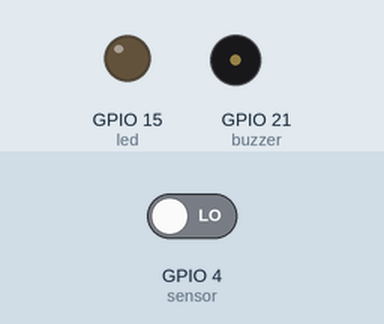
This sketch was run on a simulated ESP32. Shown: output pins drawn as LEDs (lit = HIGH), buzzer (waves = sounding, pin HIGH). The inputs (shaded band) are chosen by the test bench; at power-on: GPIO 4 (sensor) LOW. WiFi joins after 1.5 s; servers stay silent unless stated; network time is answered at once with the bench clock; the local clock reads 2024-03-15 10:24:30 at power-on unless the sketch sets it; what the sketch prints to the serial monitor is not drawn.

Above: at 3.9 s.
4.0 s: GPIO 4 (sensor) driven HIGH
At 4.85 s:
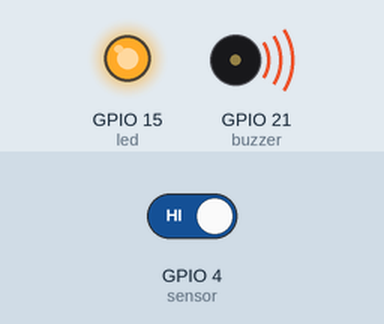
At 12.3 s:
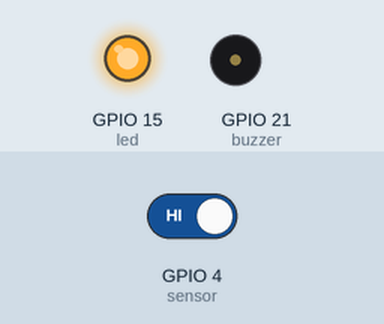
Timing chart, 0 to 13.5 s (numbered marks = the images above; inputs shaded):
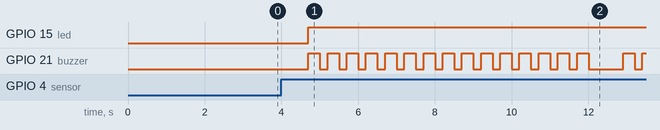

Measured:
- after the input at 4.0 s, GPIO 15 (led): LOW → HIGH after 0.70 s; GPIO 21 (buzzer): goes 14 × (HIGH 0.30 s, LOW 0.20 s), HIGH 0.30 s, LOW 0.90 s, HIGH 0.30 s, LOW 0.20 s, then HIGH, starting after 0.70 s

The sketch:

main.ino
```cpp
#include <WiFi.h>
#include <WiFiClientSecure.h>
#include <UniversalTelegramBot.h>
#include <ArduinoJson.h>
#include <WiFiUdp.h>
#include <NTPClient.h>
#include <TimeLib.h>
#define BOTtoken "1234:AbCdEF" // Enter the bottoken you got from botfather
// #define CHAT_ID "" // Enter your chatID you got from chatid bot
// CONFIG WIFI;
const char* ssid = "";// Enter your WIFI SSID
const char* password = ""; // Enter your WIFI Password

// TELEGRAM API;
WiFiClientSecure client;
UniversalTelegramBot bot(BOTtoken, client);

// CONFIG TIME
WiFiUDP ntpUDP;
NTPClient timeClient(ntpUDP, "pool.ntp.org");

// VARIABEL PIN
int buzzer = 21;
int sensor = 4;
int led = 15;
int last_second;

void handleNewMessages(int numNewMessages,String waktu) {
  Serial.println("handleNewMessages");
  Serial.println(String(numNewMessages));
  for (int i = 0; i < numNewMessages; i++) {
    String chat_id = String(bot.messages[i].chat_id);
    String text = bot.messages[i].text;

    String from_name = bot.messages[i].from_name;
    if (from_name == "") from_name = "Guest";
    if (text == "cek") {
        bot.sendMessage("872315394", "HELLO "+from_name+"!\nESP32 Active & Sensors are still Active\n"+"\nPukul: "+waktu, "");
        bot.sendMessage("5419391894", "HELLO "+from_name+"!\nESP32 Active & Sensors are still Active\n"+"\nPukul: "+waktu, "");
    }
    if(text == "/cek") {
        bot.sendMessage("872315394", "HELLO "+from_name+"!\nESP32 Active & Sensors are still Active\n"+"\nPukul: "+waktu, "");
        bot.sendMessage("5419391894", "HELLO "+from_name+"!\nESP32 Active & Sensors are still Active\n"+"\nPukul: "+waktu, "");
    }
  }
}
// SETUP
void setup() {
Serial.begin(115200);
  WiFi.mode(WIFI_STA);
  WiFi.begin(ssid, password);

  // CONFIG WIFI CONNECTED;
  int a = 0;
  while (WiFi.status() != WL_CONNECTED) {
    Serial.print(".");
    delay(300);
    a++;
  }
  Serial.println("");
  Serial.println("WiFi connected");
  Serial.print("IP address: ");
  Serial.println(WiFi.localIP());

  timeClient.begin();
  // CONFIG TELEGRAM CONNECTED;
  client.setCACert(TELEGRAM_CERTIFICATE_ROOT);
  bot.sendMessage("872315394", "Wifi Connected!", "");
  bot.sendMessage("5419391894", "Wifi Connected!", "");
  bot.sendMessage("872315394", "System has Started!!", "");
  bot.sendMessage("5419391894", "System has Started!!", "");

  // PINMODE CONNECTED
pinMode(sensor,INPUT);
pinMode(buzzer,OUTPUT);
pinMode(led,OUTPUT);
}

// LOOP;
void loop() {
  // TIME/DATE NOW
  timeClient.update();
  unsigned long rawTime = timeClient.getEpochTime() + 28800;
  if (rawTime != last_second){
  time_t t = rawTime;
  int jam = hour(t);
  String jamStr = jam < 10 ? "0" + String(jam) : String(jam);
  int menit = minute(t);
  String menitStr = menit < 10 ? "0" + String(menit) : String(menit);
  int detik = second(t);
  String detikStr = detik < 10 ? "0" + String(detik) : String(detik);
  String hari;
  switch (weekday(t)){
    case 1 :
      hari = "Minggu";
      break;
    case 2 :
      hari = "Senin";
      break;
    case 3 :
      hari = "Selasa";
      break;
    case 4 :
      hari = "Rabu";
      break;
    case 5 :
      hari = "Kamis";
      break;
    case 6 :
      hari = "Jumat";
      break;
    case 7 :
      hari = "Sabtu";
      break;
    }
  int tgl = day(t);
  String tglStr = tgl < 10 ? "0" + String(tgl) : String(tgl);
  int bln = month(t);
  String blnStr = bln < 10 ? "0" + String(bln) : String(bln);
  int thn = year(t);
  String thnStr = String(thn);
  String tanggal = hari + " " + tglStr + "/" + blnStr + "/" + thnStr;
  String waktu = jamStr + ":" + menitStr + ":" + detikStr;
  delay(100);
  last_second = rawTime;

  // PROGRAM SENSOR
  long kondisi = digitalRead(sensor);
  int i = 0;
switch(kondisi) {
  case 1:
    bot.sendMessage("872315394", "TERDETEKSI ADA PERGERAKAN DISEKITAR! \n--------------\nSejak: "+tanggal+"\nPukul: "+waktu, "");
    bot.sendMessage("5419391894", "TERDETEKSI ADA PERGERAKAN DISEKITAR! \n--------------\nSejak: "+tanggal+"\nPukul: "+waktu, "");
while (i < 15) {
    digitalWrite(led,HIGH);
    Serial.println("Terdeteksi ada pergerakan!");
    digitalWrite(buzzer,HIGH);
    delay(300);
    digitalWrite(buzzer,LOW);
    delay(200);
  i++;
}
    break;
  default:
    digitalWrite(led,LOW);
    digitalWrite(buzzer,LOW);
    Serial.println("Tidak ada pergerakan");
// int numNewMessages = bot.getUpdates(bot.last_message_received + 1);
// while (numNewMessages) {
//       Serial.println("got response");
//       handleNewMessages(numNewMessages,waktu);
//       numNewMessages = bot.getUpdates(bot.last_message_received + 1);
//     }
}
}
  }
```
